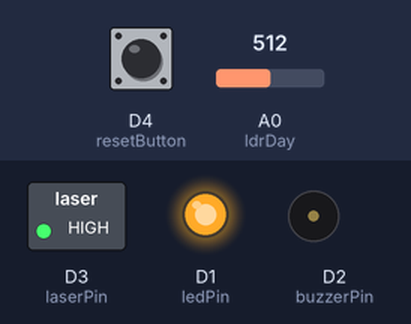
Simulated run of this sketch. Board: ESP8266 (NodeMCU). On the bench: switched loads named in the sketch (green lamp = pin HIGH), output pins drawn as LEDs (lit = HIGH), buzzer (waves = sounding). The inputs (shaded band) are chosen by the test bench; at power-on: A0 (ldrDay) = 512, D4 (resetButton) HIGH. WiFi joins after 1.5 s; servers stay silent unless stated; uploads are accepted with an empty reply; what the sketch prints to the serial monitor is not drawn.

Above: at 2.7 s.
2.8 s: A0 (ldrDay) set to 588
4.3 s: A0 (ldrDay) set to 618
At 5.7 s:
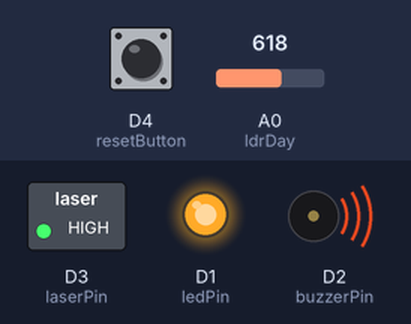
6.0 s: A0 (ldrDay) set to 683
7.5 s: A0 (ldrDay) set to 713
At 8.4 s:
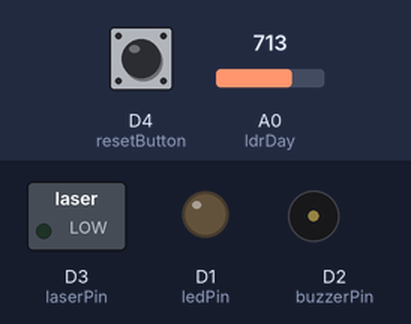
9.2 s: D4 (resetButton) pulled LOW for 0.3 s
11.0 s: A0 (ldrDay) set to 690
At 12.4 s:
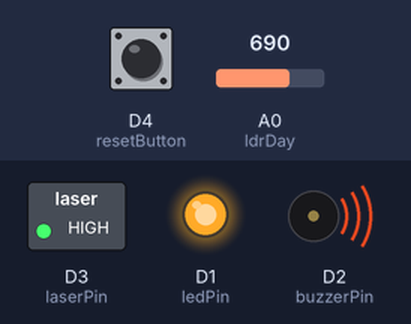
Timing chart, 0 to 13.7 s (numbered marks = the images above; inputs shaded):
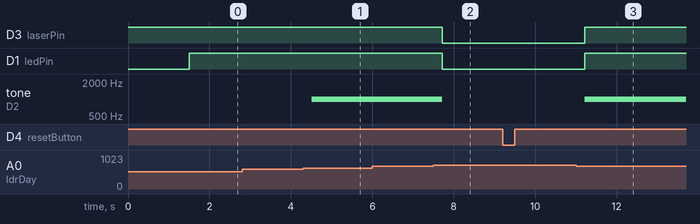

Measured:
- the behaviour switches between 600 and 601 on A0 (ldrDay) (found by bisection; images 0 and 1)
- the behaviour switches between 699 and 700 on A0 (ldrDay) (found by bisection; images 1 and 2)
- after the input at 2.8 s, every drawn part: stays the same
- after the input at 4.3 s, tone on D2 (buzzerPin): silent → 1000 Hz after 0.21 s
- after the input at 6.0 s, every drawn part: stays the same
- after the input at 7.5 s, D3 (laserPin), D1 (ledPin): HIGH → LOW after 0.21 s; tone on D2 (buzzerPin): 1000 Hz → silent after 0.21 s
- after the input at 9.2 s, every drawn part: stays the same
- after the input at 11.0 s, D3 (laserPin), D1 (ledPin): LOW → HIGH after 0.21 s; tone on D2 (buzzerPin): silent → 1000 Hz after 0.21 s

The sketch:

night-security-light-sketch.ino
```cpp
#include <ESP8266WiFi.h>
#include <ESP8266HTTPClient.h>

// WiFi credentials
const char* ssid = "your ssid";
const char* password = "your password";

// Discord webhook URL
const char* webhookUrl = "discord webhook url goes here";

// Pin definitions
const int ledPin = D1;        // Night light
const int buzzerPin = D2;     // Buzzer
const int ldrDay = A0;        // Day/night LDR
const int ldrLaser = A0;      // Laser LDR (if you use separate ADC, adjust accordingly)
const int laserPin = D3;      // Laser diode control
const int resetButton = D4;   // Manual reset button

// Thresholds (tune these based on your readings)
const int dayThreshold = 700;    // Below this = Night
const int laserThreshold = 600;  // Above this = Laser tripped

bool alertTriggered = false;

void setup() {
  Serial.begin(115200);
  pinMode(ledPin, OUTPUT);
  pinMode(buzzerPin, OUTPUT);
  pinMode(laserPin, OUTPUT);
  pinMode(resetButton, INPUT_PULLUP);

  digitalWrite(laserPin, HIGH);  // Keep laser ON continuously

  WiFi.begin(ssid, password);
  Serial.print("Connecting to WiFi");
  while (WiFi.status() != WL_CONNECTED) {
    delay(500);
    Serial.print(".");
  }
  Serial.println("\n✅ WiFi Connected!");
}

void loop() {
  int dayValue = analogRead(ldrDay);
  int laserValue = analogRead(ldrLaser);

  bool isNight = (dayValue < dayThreshold);
  bool laserBroken = (laserValue > laserThreshold);

  // Print for debugging
  Serial.print("Day LDR: "); Serial.print(dayValue);
  Serial.print(isNight ? " (Night)" : " (Day)");
  Serial.print(" | Laser LDR: "); Serial.print(laserValue);
  Serial.println(laserBroken ? " (TRIPPED)" : " (OK)");

  if (digitalRead(resetButton) == LOW) {
    alertTriggered = false;
    noTone(buzzerPin);
    Serial.println("🔁 System Reset!");
    delay(1000);
  }

  if (isNight) {
    digitalWrite(ledPin, HIGH);
    digitalWrite(laserPin, HIGH);

    if (laserBroken && !alertTriggered) {
      alertTriggered = true;
      tone(buzzerPin, 1000);
      Serial.println("🚨 ALERT: Laser beam broken!");
      sendDiscordAlert("🚨 ALERT: Laser beam broken! Intruder detected!");
    }

    if (!laserBroken && !alertTriggered) {
      noTone(buzzerPin);
    }
  } else {
    digitalWrite(ledPin, LOW);
    digitalWrite(laserPin, LOW);
    noTone(buzzerPin);
  }

  delay(500);
}

void sendDiscordAlert(String message) {
  WiFiClient client;
  HTTPClient http;

  String webhookUrl = "disord webhook url goes here";

  http.begin(client, webhookUrl);

  http.addHeader("Content-Type", "application/json");

  String payload = "{\"content\":\"" + message + "\"}";
  int httpResponseCode = http.POST(payload);

  if (httpResponseCode > 0) {
    Serial.println("✅ Discord Alert Sent Successfully!");
    Serial.print("Response Code: ");
    Serial.println(httpResponseCode);
  } else {
    Serial.println("❌ Failed to send Discord alert.");
    Serial.print("Error: ");
    Serial.println(httpResponseCode);
  }

  http.end();
}
```
